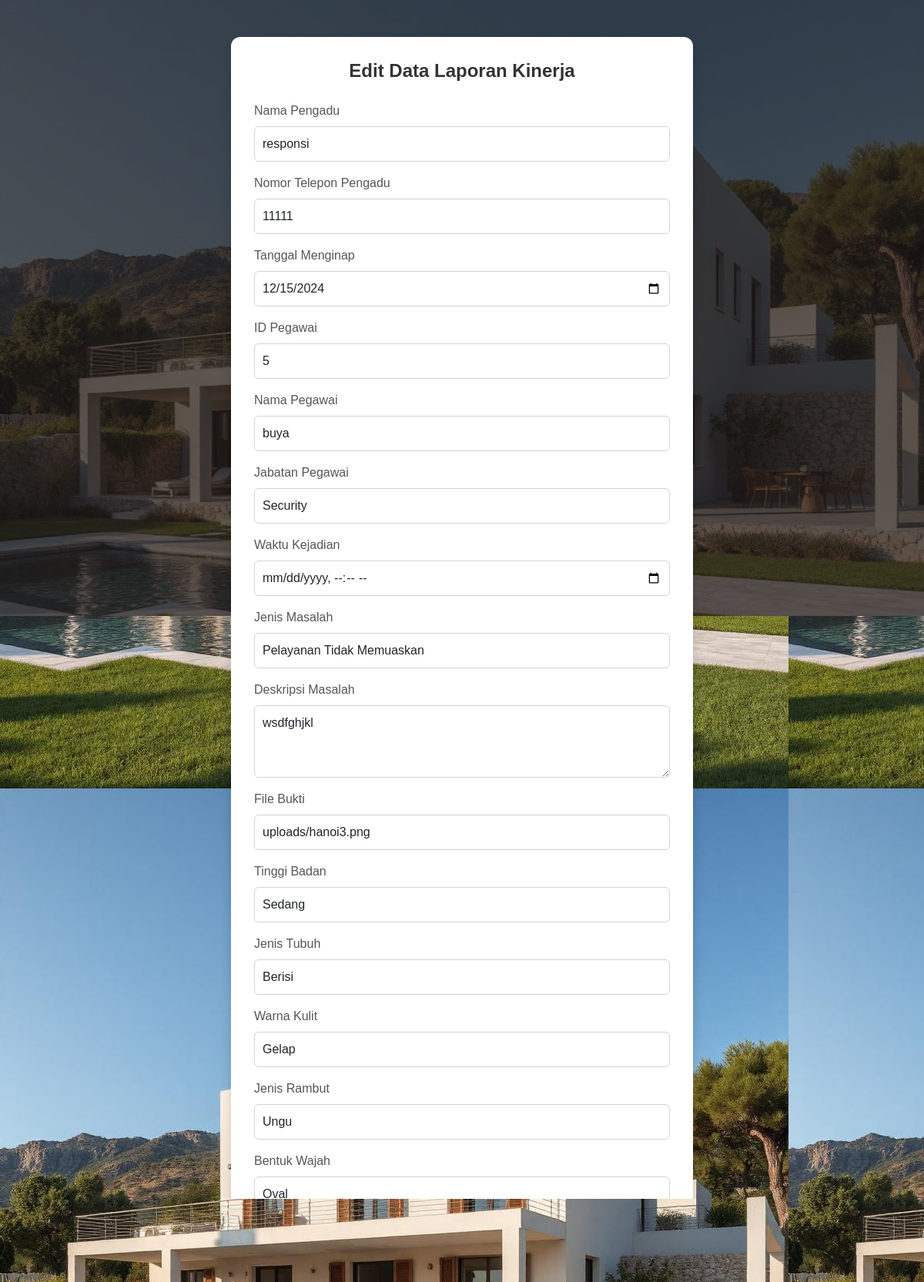
Page /proses_kinerja/edit.php?id=7 on the committed database.
### tables this page shows
CREATE TABLE `kinerja` (
  `id_pengaduan` int(11) NOT NULL,
  `nama_pengadu` varchar(255) NOT NULL,
  `no_telepon_pengadu` varchar(15) NOT NULL,
  `tanggal_menginap` date NOT NULL,
  `id_pegawai` int(11) NOT NULL,
  `nama_pegawai` varchar(255) NOT NULL,
  `jabatan_pegawai` enum('Resepsionis','House Keeper','Security') NOT NULL,
  `tanggal_melapor` date NOT NULL,
  `jenis_masalah` enum('Pelayanan Lambat','Sikap Tidak Profesional','Pelayanan Tidak Ramah','Sikap Karyawan Buruk','Pelayanan Tidak Memuaskan','Tidak Tersedia Saat Dibutuhkan','Lainnya') NOT NULL,
  `deskripsi_masalah` text NOT NULL,
  `file_bukti` varchar(255) DEFAULT NULL,
  `tinggi` enum('pendek','sedang','tinggi','sangat tinggi') NOT NULL,
  `tubuh` enum('kurus','sedang','berisi','gemuk') NOT NULL,
  `kulit` enum('cerah','sawo matang','gelap','sangat cerah','sangat gelap') NOT NULL,
  `rambut` varchar(50) NOT NULL,
  `wajah` enum('oval','bulat','persegi','lonjong','segitiga') NOT NULL,
  `status` enum('Diterima','Ditolak','Diproses') NOT NULL DEFAULT 'Diproses'
);

### proses_kinerja/edit.php (the view, shortened to what this page needs)
<?php
$servername = "localhost";
$username = "root";
$password = "";
$dbname = "filya_suite";
$conn = new mysqli($servername, $username, $password, $dbname);
$id = $_GET['id'];
$sql = "SELECT * FROM kinerja WHERE id_pengaduan = $id";
$result = $conn->query($sql);
if ($result->num_rows > 0) {
    $laporan = $result->fetch_assoc();
} else {
    echo "Data tidak ditemukan.";
    exit;
}
?>
<!DOCTYPE html>
<html lang="en">
<head>
    <link href="https://cdn.jsdelivr.net/npm/bootstrap@5.3.0-alpha1/dist/css/bootstrap.min.css" rel="stylesheet">
</head>
<body>
    <div class="container mt-5">
        <h2>Edit Data Laporan Kinerja</h2>
        <div class="blur-bg"></div>
        <form method="POST">
            <div class="mb-3">
                <label for="nama_pengadu" class="form-label">Nama Pengadu</label>
                <input type="text" class="form-control" id="nama_pengadu" name="nama_pengadu"
                    value="<?php echo $laporan['nama_pengadu']; ?>" required>
            </div>
            <div class="mb-3">
                <label for="no_telepon_pengadu" class="form-label">Nomor Telepon Pengadu</label>
                <input type="text" class="form-control" id="no_telepon_pengadu" name="no_telepon_pengadu"
                    value="<?php echo $laporan['no_telepon_pengadu']; ?>" required>
            </div>
            <div class="mb-3">
                <label for="tanggal_menginap" class="form-label">Tanggal Menginap</label>
                <input type="date" class="form-control" id="tanggal_menginap" name="tanggal_menginap"
                    value="<?php echo $laporan['tanggal_menginap']; ?>" required>
            </div>
            <div class="mb-3">
                <label for="id_pegawai" class="form-label">ID Pegawai</label>
                <input type="number" class="form-control" id="id_pegawai" name="id_pegawai"
                    value="<?php echo $laporan['id_pegawai']; ?>" required>
            </div>
            <div class="mb-3">
                <label for="nama_pegawai" class="form-label">Nama Pegawai</label>
                <input type="text" class="form-control" id="nama_pegawai" name="nama_pegawai"
                    value="<?php echo $laporan['nama_pegawai']; ?>" required>
            </div>
            <div class="mb-3">
                <label for="jabatan_pegawai" class="form-label">Jabatan Pegawai</label>
                <select class="form-control" id="jabatan_pegawai" name="jabatan_pegawai">
                    <option value="Security" <?php echo $laporan['jabatan_pegawai'] == 'Security' ? 'selected' : ''; ?>>
                        Security</option>
                </select>
            </div>
            <div class="mb-3">
                <label for="waktu_kejadian" class="form-label">Waktu Kejadian</label>
                <input type="datetime-local" class="form-control" id="waktu_kejadian" name="waktu_kejadian"
                    value="<?php echo $laporan['waktu_kejadian']; ?>" required>
            </div>
            <div class="mb-3">
                <label for="jenis_masalah" class="form-label">Jenis Masalah</label>
                <select class="form-control" id="jenis_masalah" name="jenis_masalah">
                    <option value="Pelayanan Tidak Memuaskan" <?php echo $laporan['jenis_masalah'] == 'Pelayanan Tidak Memuaskan' ? 'selected' : ''; ?>>Pelayanan Tidak Memuaskan</option>
                </select>
            </div>
            <div class="mb-3">
                <label for="deskripsi_masalah" class="form-label">Deskripsi Masalah</label>
                <textarea class="form-control" id="deskripsi_masalah" name="deskripsi_masalah" rows="3"
                    required><?php echo $laporan['deskripsi_masalah']; ?></textarea>
            </div>
            <div class="mb-3">
                <label for="file_bukti" class="form-label">File Bukti</label>
                <input type="text" class="form-control" id="file_bukti" name="file_bukti"
                    value="<?php echo $laporan['file_bukti']; ?>">
            </div>
            <div class="mb-3">
                <label for="tinggi" class="form-label">Tinggi Badan</label>
                <select class="form-control" id="tinggi" name="tinggi">
                    <option value="sedang" <?php echo $laporan['tinggi'] == 'sedang' ? 'selected' : ''; ?>>Sedang</option>
                </select>
            </div>
            <div class="mb-3">
                <label for="tubuh" class="form-label">Jenis Tubuh</label>
                <select class="form-control" id="tubuh" name="tubuh">
                    <option value="berisi" <?php echo $laporan['tubuh'] == 'berisi' ? 'selected' : ''; ?>>Berisi</option>
                </select>
            </div>
            <div class="mb-3">
                <label for="kulit" class="form-label">Warna Kulit</label>
                <select class="form-control" id="kulit" name="kulit">
                    <option value="gelap" <?php echo $laporan['kulit'] == 'gelap' ? 'selected' : ''; ?>>Gelap</option>
                </select>
            </div>
            <div class="mb-3">
                <label for="rambut" class="form-label">Jenis Rambut</label>
                <input type="text" class="form-control" id="rambut" name="rambut"
                    value="<?php echo $laporan['rambut']; ?>" required>
            </div>
            <div class="mb-3">
                <label for="wajah" class="form-label">Bentuk Wajah</label>
                <select class="form-control" id="wajah" name="wajah">
                    <option value="oval" <?php echo $laporan['wajah'] == 'oval' ? 'selected' : ''; ?>>Oval</option>
                </select>
            </div>
            <div class="d-flex">
                <button type="submit" class="btn btn-primary">Update Laporan</button>
                <a href="../DashbordKinerja.php" class="btn btn-secondary">Batal</a>
            </div>
        </form>
    </div>
</body>
</html>

### proses_kinerja/edit.php (style rules this page uses)
body { background-color: #f3f4f6; background-image: url('../blubrown.jpg'); font-family: Arial, sans-serif; }
.blur-bg { background-image: url('../blubrown.jpg'); background-size: cover; background-position: center; position: fixed; top: 0; left: 0; width: 100%; height: 100vh; z-index: -1; }
.blur-bg::before { content: ""; position: absolute; top: 0; left: 0; width: 100%; height: 100%; background-color: rgba(28, 24, 24, 0.7); z-index: 1; }
.container { max-width: 600px; background-color: #ffffff; padding: 30px; margin: 50px auto; border-radius: 12px; box-shadow: 0 8px 16px rgba(0, 0, 0, 0.15); }
h2 { text-align: center; color: #333; font-size: 24px; font-weight: bold; margin-bottom: 25px; }
label { color: #555; font-weight: 500; }
.form-control { border: 1px solid #ced4da; border-radius: 6px; margin-bottom: 15px; padding: 10px; font-size: 16px; transition: all 0.3s ease; }
.btn-primary { background-color: #007bff; border: none; font-size: 16px; padding: 10px 20px; border-radius: 6px; transition: background-color 0.3s ease; }
.btn-secondary { background-color: #6c757d; border: none; font-size: 16px; padding: 10px 20px; border-radius: 6px; transition: background-color 0.3s ease; }
.d-flex { display: flex; gap: 10px; justify-content: space-between; margin-top: 20px; }

### rows in the picture
kinerja: nama_pengadu "responsi", no_telepon_pengadu "11111", tanggal_menginap "12/15/2024", id_pegawai "5", nama_pegawai "buya", jabatan_pegawai "Security", jenis_masalah "Pelayanan Tidak Memuaskan", deskripsi_masalah "wsdfghjkl", file_bukti "uploads/hanoi3.png", tinggi "Sedang", tubuh "Berisi", kulit "Gelap", rambut "Ungu", wajah "Oval"
